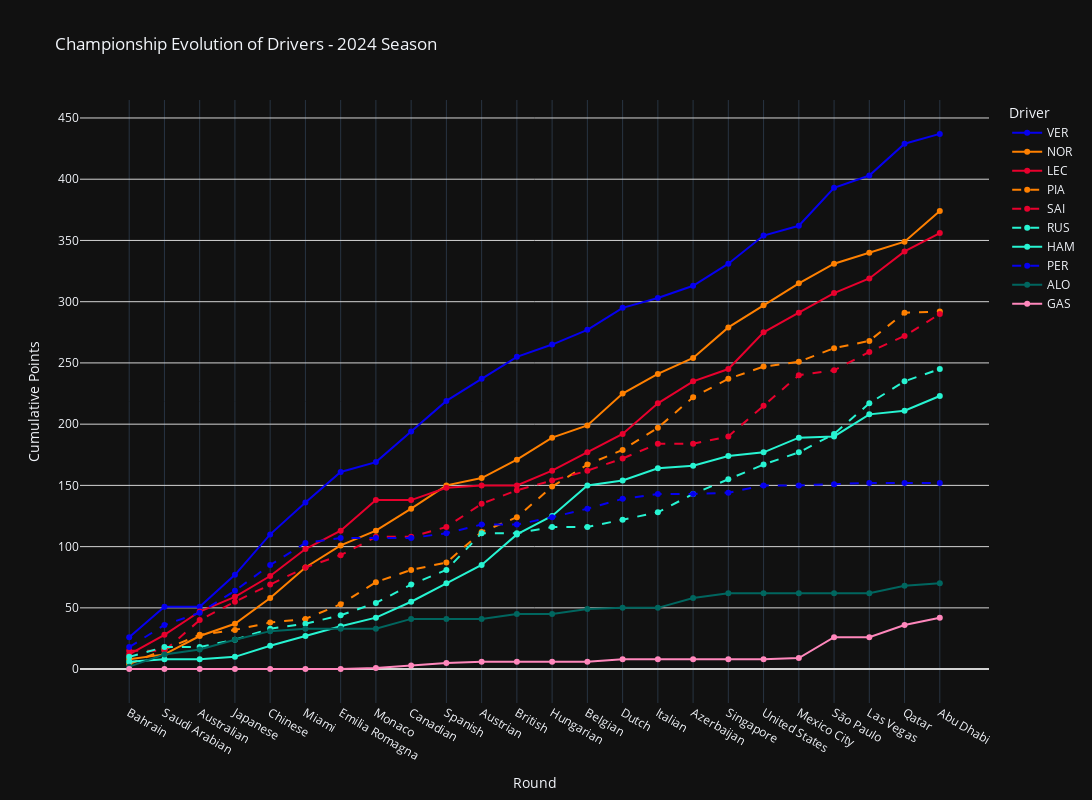

The code cell stored with this chart in its notebook:
### Markdown cell above
### Driver's championship

### Code cell
plot_drivers_championship(df_drivers, session, top=10)

### Figure 1 — Plotly figure (JSON) as saved in the notebook; plotly's stock layout.template omitted (floating-point values rounded to 4 significant figures)
{"data": [{"line": {"color": "#0600ef", "dash": "solid"}, "marker": {"symbol": "circle"}, "mode": "lines+markers", "name": "VER", "type": "scatter", "x": ["Bahrain", "Saudi Arabian", "Australian", "Japanese", "Chinese", "Miami", "Emilia Romagna", "Monaco", "Canadian", "Spanish", "Austrian", "British", "Hungarian", "Belgian", "Dutch", "Italian", "Azerbaijan", "Singapore", "United States", "Mexico City", "São Paulo", "Las Vegas", "Qatar", "Abu Dhabi"], "y": [26, 51, 51, 77, 110, 136, 161, 169, 194, 219, 237, 255, 265, 277, 295, 303, 313, 331, 354, 362, 393, 403, 429, 437]}, {"line": {"color": "#ff8000", "dash": "solid"}, "marker": {"symbol": "circle"}, "mode": "lines+markers", "name": "NOR", "type": "scatter", "x": ["Bahrain", "Saudi Arabian", "Australian", "Japanese", "Chinese", "Miami", "Emilia Romagna", "Monaco", "Canadian", "Spanish", "Austrian", "British", "Hungarian", "Belgian", "Dutch", "Italian", "Azerbaijan", "Singapore", "United States", "Mexico City", "São Paulo", "Las Vegas", "Qatar", "Abu Dhabi"], "y": [8, 12, 27, 37, 58, 83, 101, 113, 131, 150, 156, 171, 189, 199, 225, 241, 254, 279, 297, 315, 331, 340, 349, 374]}, {"line": {"color": "#e8002d", "dash": "solid"}, "marker": {"symbol": "circle"}, "mode": "lines+markers", "name": "LEC", "type": "scatter", "x": ["Bahrain", "Saudi Arabian", "Australian", "Japanese", "Chinese", "Miami", "Emilia Romagna", "Monaco", "Canadian", "Spanish", "Austrian", "British", "Hungarian", "Belgian", "Dutch", "Italian", "Azerbaijan", "Singapore", "United States", "Mexico City", "São Paulo", "Las Vegas", "Qatar", "Abu Dhabi"], "y": [12, 28, 47, 59, 76, 98, 113, 138, 138, 148, 150, 150, 162, 177, 192, 217, 235, 245, 275, 291, 307, 319, 341, 356]}, {"line": {"color": "#ff8000", "dash": "dash"}, "marker": {"symbol": "circle"}, "mode": "lines+markers", "name": "PIA", "type": "scatter", "x": ["Bahrain", "Saudi Arabian", "Australian", "Japanese", "Chinese", "Miami", "Emilia Romagna", "Monaco", "Canadian", "Spanish", "Austrian", "British", "Hungarian", "Belgian", "Dutch", "Italian", "Azerbaijan", "Singapore", "United States", "Mexico City", "São Paulo", "Las Vegas", "Qatar", "Abu Dhabi"], "y": [4, 16, 28, 32, 38, 41, 53, 71, 81, 87, 112, 124, 149, 167, 179, 197, 222, 237, 247, 251, 262, 268, 291, 292]}, {"line": {"color": "#e8002d", "dash": "dash"}, "marker": {"symbol": "circle"}, "mode": "lines+markers", "name": "SAI", "type": "scatter", "x": ["Bahrain", "Saudi Arabian", "Australian", "Japanese", "Chinese", "Miami", "Emilia Romagna", "Monaco", "Canadian", "Spanish", "Austrian", "British", "Hungarian", "Belgian", "Dutch", "Italian", "Azerbaijan", "Singapore", "United States", "Mexico City", "São Paulo", "Las Vegas", "Qatar", "Abu Dhabi"], "y": [15, 15, 40, 55, 69, 83, 93, 108, 108, 116, 135, 146, 154, 162, 172, 184, 184, 190, 215, 240, 244, 259, 272, 290]}, {"line": {"color": "#27f4d2", "dash": "dash"}, "marker": {"symbol": "circle"}, "mode": "lines+markers", "name": "RUS", "type": "scatter", "x": ["Bahrain", "Saudi Arabian", "Australian", "Japanese", "Chinese", "Miami", "Emilia Romagna", "Monaco", "Canadian", "Spanish", "Austrian", "British", "Hungarian", "Belgian", "Dutch", "Italian", "Azerbaijan", "Singapore", "United States", "Mexico City", "São Paulo", "Las Vegas", "Qatar", "Abu Dhabi"], "y": [10, 18, 18, 24, 33, 37, 44, 54, 69, 81, 111, 111, 116, 116, 122, 128, 143, 155, 167, 177, 192, 217, 235, 245]}, {"line": {"color": "#27f4d2", "dash": "solid"}, "marker": {"symbol": "circle"}, "mode": "lines+markers", "name": "HAM", "type": "scatter", "x": ["Bahrain", "Saudi Arabian", "Australian", "Japanese", "Chinese", "Miami", "Emilia Romagna", "Monaco", "Canadian", "Spanish", "Austrian", "British", "Hungarian", "Belgian", "Dutch", "Italian", "Azerbaijan", "Singapore", "United States", "Mexico City", "São Paulo", "Las Vegas", "Qatar", "Abu Dhabi"], "y": [6, 8, 8, 10, 19, 27, 35, 42, 55, 70, 85, 110, 125, 150, 154, 164, 166, 174, 177, 189, 190, 208, 211, 223]}, {"line": {"color": "#0600ef", "dash": "dash"}, "marker": {"symbol": "circle"}, "mode": "lines+markers", "name": "PER", "type": "scatter", "x": ["Bahrain", "Saudi Arabian", "Australian", "Japanese", "Chinese", "Miami", "Emilia Romagna", "Monaco", "Canadian", "Spanish", "Austrian", "British", "Hungarian", "Belgian", "Dutch", "Italian", "Azerbaijan", "Singapore", "United States", "Mexico City", "São Paulo", "Las Vegas", "Qatar", "Abu Dhabi"], "y": [18, 36, 46, 64, 85, 103, 107, 107, 107, 111, 118, 118, 124, 131, 139, 143, 143, 144, 150, 150, 151, 152, 152, 152]}, {"line": {"color": "#00665f", "dash": "solid"}, "marker": {"symbol": "circle"}, "mode": "lines+markers", "name": "ALO", "type": "scatter", "x": ["Bahrain", "Saudi Arabian", "Australian", "Japanese", "Chinese", "Miami", "Emilia Romagna", "Monaco", "Canadian", "Spanish", "Austrian", "British", "Hungarian", "Belgian", "Dutch", "Italian", "Azerbaijan", "Singapore", "United States", "Mexico City", "São Paulo", "Las Vegas", "Qatar", "Abu Dhabi"], "y": [2, 12, 16, 24, 31, 33, 33, 33, 41, 41, 41, 45, 45, 49, 50, 50, 58, 62, 62, 62, 62, 62, 68, 70]}, {"line": {"color": "#ff87bc", "dash": "solid"}, "marker": {"symbol": "circle"}, "mode": "lines+markers", "name": "GAS", "type": "scatter", "x": ["Bahrain", "Saudi Arabian", "Australian", "Japanese", "Chinese", "Miami", "Emilia Romagna", "Monaco", "Canadian", "Spanish", "Austrian", "British", "Hungarian", "Belgian", "Dutch", "Italian", "Azerbaijan", "Singapore", "United States", "Mexico City", "São Paulo", "Las Vegas", "Qatar", "Abu Dhabi"], "y": [0, 0, 0, 0, 0, 0, 0, 1, 3, 5, 6, 6, 6, 6, 8, 8, 8, 8, 8, 9, 26, 26, 36, 42]}], "layout": {"height": 800, "legend": {"title": {"text": "Driver"}}, "title": {"text": "Championship Evolution of Drivers - 2024 Season"}, "width": 1200, "xaxis": {"tickmode": "array", "tickvals": ["Bahrain", "Saudi Arabian", "Australian", "Japanese", "Chinese", "Miami", "Emilia Romagna", "Monaco", "Canadian", "Spanish", "Austrian", "British", "Hungarian", "Belgian", "Dutch", "Italian", "Azerbaijan", "Singapore", "United States", "Mexico City", "São Paulo", "Las Vegas", "Qatar", "Abu Dhabi"], "title": {"text": "Round"}}, "yaxis": {"gridcolor": "lightgray", "tickvals": [0, 50, 100, 150, 200, 250, 300, 350, 400, 450], "title": {"text": "Cumulative Points"}, "zerolinecolor": "lightgray"}}}
